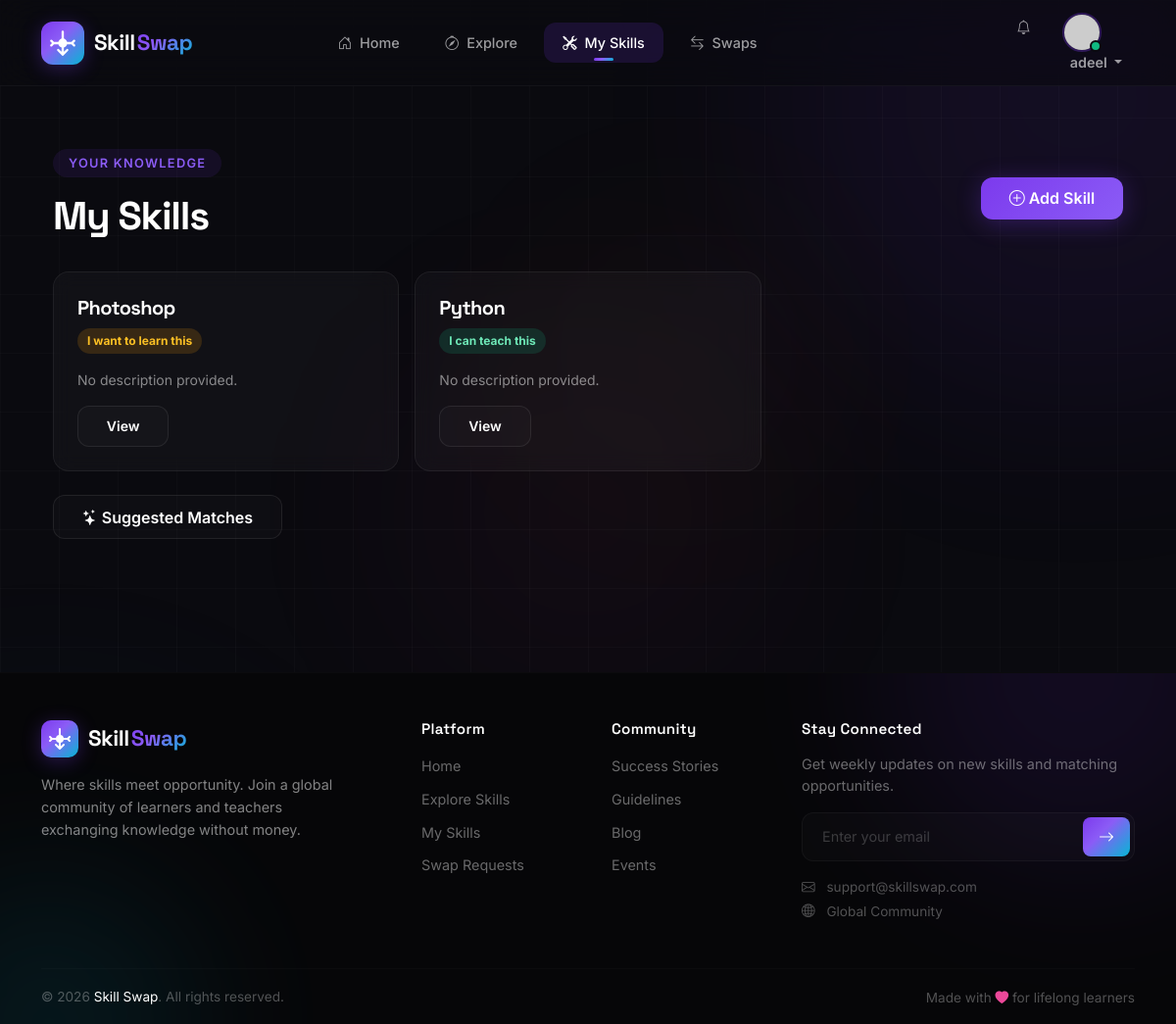
The app's page /skills/my-skills/ (signed in) with its own data.
### skills/models.py (models this page shows, shortened)
class Skill(models.Model):
    SKILL_TYPES = [
        ('offer', 'I can teach this'),
        ('want', 'I want to learn this'),
    ]
    CATEGORY_CHOICES = [
        ('programming', 'Programming'),
        ('design', 'Design'),
        ('music', 'Music'),
        ('arts', 'Arts'),
        ('language', 'Language'),
        ('business', 'Business'),
        ('fitness', 'Fitness'),
        ('other', 'Other'),
    ]
    user = models.ForeignKey(User, on_delete=models.CASCADE, related_name='skills')
    name = models.CharField(max_length=100)
    category = models.CharField(max_length=50, choices=CATEGORY_CHOICES)
    skill_type = models.CharField(max_length=10, choices=SKILL_TYPES)
    description = models.TextField(max_length=500, blank=True)
    icon = models.CharField(max_length=50, default='bi bi-tools')
    color = models.CharField(max_length=100, default='linear-gradient(135deg, #7c3aed, #8b5cf6)')
    created_at = models.DateTimeField(auto_now_add=True)
    updated_at = models.DateTimeField(auto_now=True)

### skills/views.py (the view)
# urls.py: path('skills/my-skills/', views.my_skills, name='my_skills'),
@login_required
def my_skills(request):
    skills = Skill.objects.filter(user=request.user).order_by('-created_at')
    return render(request, 'skills/my_skills.html', {'skills': skills})

### swap/context_processors.py (called while the page is built)
def notification_counts(request):
    if not request.user.is_authenticated:
        return {}
    from .models import Notification, SwapRequest, Message
    return {
        'unread_swap_requests': SwapRequest.objects.filter(recipient=request.user, status='pending').count(),
        'unread_notifications': Notification.objects.filter(user=request.user, is_read=False).count(),
        'unread_messages': Message.objects.filter(recipient=request.user, is_read=False).count(),
    }

### templates/skills/my_skills.html (shortened to what this page needs)
{% extends 'base.html' %}
{% block content %}<section class="py-5"><div class="container"><div class="d-flex justify-content-between align-items-center mb-4"><div><span class="section-tag">Your knowledge</span><h1 class="text-white mt-2">My Skills</h1></div><a href="{% url 'profile' %}" class="btn btn-glow"><i class="bi bi-plus-circle me-1"></i>Add Skill</a></div><div class="row g-3">{% for skill in skills %}<div class="col-md-6 col-lg-4"><div class="glass p-4 h-100"><h5 class="text-white">{{ skill.name }}</h5><span class="status-badge {% if skill.skill_type == 'offer' %}accepted{% else %}pending{% endif %}">{{ skill.get_skill_type_display }}</span><p class="text-white-50 small mt-3">{{ skill.description|default:"No description provided."|truncatechars:100 }}</p><a href="{% url 'skill_detail' pk=skill.id %}" class="btn btn-outline-glass btn-sm">View</a></div></div>{% empty %}<div class="col-12"><div class="glass p-5 text-center"><h4 class="text-white">Your skill list is empty</h4><p class="text-muted">Add skills from your profile.</p><a href="{% url 'profile' %}" class="btn btn-glow">Go to Profile</a></div></div>{% endfor %}</div><div class="mt-4"><a href="{% url 'suggested_matches' %}" class="btn btn-outline-glass"><i class="bi bi-stars me-1"></i>Suggested Matches</a></div></div></section>{% endblock %}

### templates/base.html (shortened to what this page needs)
{% load static %}
<!DOCTYPE html>
<html lang="en">
<head>
    <link href="https://cdn.jsdelivr.net/npm/bootstrap@5.3.8/dist/css/bootstrap.min.css" rel="stylesheet">
    <link rel="stylesheet" href="https://cdn.jsdelivr.net/npm/bootstrap-icons@1.11.0/font/bootstrap-icons.css">
    <link rel="stylesheet" href="{% static 'css/style.css' %}">
</head>
<body>
    <div class="bg-decoration">
        <div class="orb orb-1"></div>
        <div class="orb orb-3"></div>
        <div class="orb orb-4"></div>
        <div class="grid-pattern"></div>
    </div>
    <nav class="navbar navbar-expand-lg fixed-top glass-nav">
        <div class="container">
            <a class="navbar-brand" href="{% url 'index' %}">
                <div class="brand-wrapper">
                    <div class="brand-icon">
                    </div>
                    <div class="brand-text">
                        <span class="brand-name">Skill</span>
                        <span class="brand-name gradient-text">Swap</span>
                    </div>
                </div>
            </a>
            <div class="collapse navbar-collapse" id="mainNavbar">
                <ul class="navbar-nav mx-auto mb-2 mb-lg-0 gap-2">
                    <li class="nav-item">
                        <a class="nav-link {% if request.resolver_match.url_name == 'index' %}active{% endif %}" href="{% url 'index' %}">
                            <i class="bi bi-house-door me-1"></i> Home
                        </a>
                    </li>
                    <li class="nav-item">
                        <a class="nav-link {% if request.resolver_match.url_name == 'skill_list' %}active{% endif %}" href="{% url 'skill_list' %}">
                            <i class="bi bi-compass me-1"></i> Explore
                        </a>
                    </li>
                    <li class="nav-item">
                        <a class="nav-link {% if request.resolver_match.url_name == 'my_skills' %}active{% endif %}" href="{% url 'my_skills' %}">
                            <i class="bi bi-tools me-1"></i> My Skills
                        </a>
                    </li>
                    <li class="nav-item">
                        <a class="nav-link position-relative {% if request.resolver_match.url_name == 'requests' %}active{% endif %}" href="{% url 'requests' %}">
                            <i class="bi bi-arrow-left-right me-1"></i> Swaps
                        </a>
                    </li>
                </ul>
                <ul class="navbar-nav ms-auto">
                    {% if user.is_authenticated %}
                    <li class="nav-item">
                        <a class="nav-link position-relative" href="{% url 'notifications' %}" aria-label="Notifications">
                            <i class="bi bi-bell"></i>
                        </a>
                    </li>
                    <li class="nav-item dropdown">
                        <a class="nav-link dropdown-toggle user-menu" href="#" data-bs-toggle="dropdown">
                            <div class="user-avatar-wrapper">
                                {% if user.profile.avatar %}
                                <img src="{{ user.profile.avatar.url }}" alt="{{ user.username }}" class="user-avatar">
                                {% else %}
                                <img src="https://ui-avatars.com/api/?name={{ user.username|urlencode }}&background=7c3aed&color=fff&size=40&bold=true"
                                     alt="{{ user.username }}"
                                     class="user-avatar">
                                {% endif %}
                                <span class="online-indicator"></span>
                            </div>
                            <span class="d-none d-md-inline ms-2 fw-semibold">{{ user.username }}</span>
                        </a>
                    </li>
                    {% endif %}
                </ul>
            </div>
        </div>
    </nav>
    <main>
        <div class="page-wrapper">
            <div class="container py-4">
                <div class="content-area">
                    {% block content %}{% endblock %}
                </div>
            </div>
        </div>
    </main>
    <footer class="premium-footer">
        <div class="footer-shapes">
            <div class="shape shape-1"></div>
            <div class="shape shape-2"></div>
        </div>
        <div class="container position-relative">
            <div class="row g-5 py-5">
                <div class="col-lg-4 col-md-6">
                    <div class="footer-brand mb-3">
                        <div class="brand-wrapper">
                            <div class="brand-icon small">
                            </div>
                            <div class="brand-text">
                                <span class="brand-name">Skill</span>
                                <span class="brand-name gradient-text">Swap</span>
                            </div>
                        </div>
                    </div>
                    <p class="footer-description">
                        Where skills meet opportunity. Join a global community of learners and teachers exchanging knowledge without money.
                    </p>
                </div>
                <div class="col-lg-2 col-md-6">
                    <h6 class="footer-heading">Platform</h6>
                    <ul class="footer-links">
                        <li><a href="{% url 'index' %}">Home</a></li>
                        <li><a href="{% url 'skill_list' %}">Explore Skills</a></li>
                        <li><a href="{% url 'my_skills' %}">My Skills</a></li>
                        <li><a href="{% url 'requests' %}">Swap Requests</a></li>
                    </ul>
                </div>
                <div class="col-lg-2 col-md-6">
                    <h6 class="footer-heading">Community</h6>
                    <ul class="footer-links">
                        <li><a href="#">Success Stories</a></li>
                        <li><a href="#">Guidelines</a></li>
                        <li><a href="#">Blog</a></li>
                        <li><a href="#">Events</a></li>
                    </ul>
                </div>
                <div class="col-lg-4 col-md-6">
                    <h6 class="footer-heading">Stay Connected</h6>
                    <p class="footer-text">Get weekly updates on new skills and matching opportunities.</p>
                    <form method="post" action="#" class="newsletter-group">
                        <input type="email" name="email" class="newsletter-input" placeholder="Enter your email" required>
                        <button type="submit" class="newsletter-button">
                            <i class="bi bi-arrow-right"></i>
                        </button>
                    </form>
                    <div class="footer-contact">
                        <span><i class="bi bi-envelope"></i> support@skillswap.com</span>
                        <span><i class="bi bi-globe2"></i> Global Community</span>
                    </div>
                </div>
            </div>
            <div class="footer-bottom">
                <div class="row align-items-center">
                    <div class="col-md-6 text-center text-md-start">
                        <p class="footer-copyright">
                            &copy; {% now "Y" %} <span class="text-white">Skill Swap</span>. All rights reserved.
                        </p>
                    </div>
                    <div class="col-md-6 text-center text-md-end">
                        <span class="footer-heart">
                            Made with <i class="bi bi-heart-fill"></i> for lifelong learners
                        </span>
                    </div>
                </div>
            </div>
        </div>
    </footer>
</body>
</html>

### records on screen
Skill: name "Photoshop", skill_type "I want to learn this", description "No description provided."
Skill: name "Python", skill_type "I can teach this", description "No description provided."

### other values on screen
{{ user.username }} "adeel"
